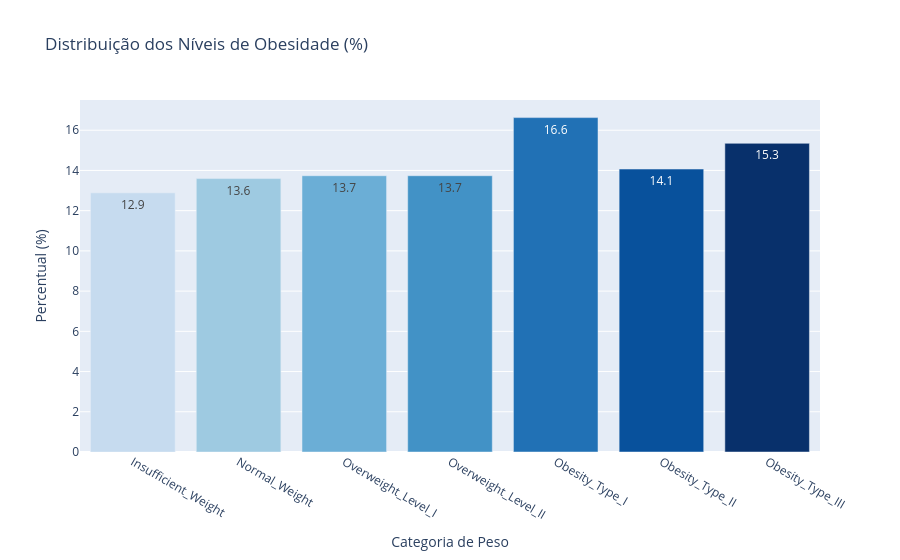

Notebook cell for this chart:
### Markdown cell above
### Distribuição dos Níveis de Obesidade (%)

### Code cell
# =======================================================
# GRÁFICO Distribuição de Obesidade em Percentual
# =======================================================
# Calculando a porcentagem real antes de plotar
df_pct = obesidade['Obesity'].value_counts(normalize=True).reset_index()
df_pct.columns = ['Obesity', 'Percentual']
df_pct['Percentual'] = df_pct['Percentual'] * 100

fig_dist = px.bar(
    df_pct, 
    x='Obesity', 
    y='Percentual', 
    color='Obesity',
    color_discrete_map=mapa_cores,
    category_orders={'Obesity': ordem_peso},
    text_auto='.1f',
    title='Distribuição dos Níveis de Obesidade (%)'
)
fig_dist.update_layout(showlegend=False, xaxis_title='Categoria de Peso', yaxis_title='Percentual (%)')
fig_dist.show()

### Figure 1 — Plotly figure (JSON) as saved in the notebook; plotly's stock layout.template omitted (floating-point values rounded to 4 significant figures)
{"data": [{"hovertemplate": "Obesity=%{x}<br>Percentual=%{y}<extra></extra>", "legendgroup": "Insufficient_Weight", "marker": {"color": "#c6dbef", "pattern": {"shape": ""}}, "name": "Insufficient_Weight", "orientation": "v", "showlegend": true, "textposition": "auto", "texttemplate": "%{y:.1f}", "type": "bar", "x": ["Insufficient_Weight"], "xaxis": "x", "y": [12.88], "yaxis": "y"}, {"hovertemplate": "Obesity=%{x}<br>Percentual=%{y}<extra></extra>", "legendgroup": "Normal_Weight", "marker": {"color": "#9ecae1", "pattern": {"shape": ""}}, "name": "Normal_Weight", "orientation": "v", "showlegend": true, "textposition": "auto", "texttemplate": "%{y:.1f}", "type": "bar", "x": ["Normal_Weight"], "xaxis": "x", "y": [13.6], "yaxis": "y"}, {"hovertemplate": "Obesity=%{x}<br>Percentual=%{y}<extra></extra>", "legendgroup": "Overweight_Level_I", "marker": {"color": "#6baed6", "pattern": {"shape": ""}}, "name": "Overweight_Level_I", "orientation": "v", "showlegend": true, "textposition": "auto", "texttemplate": "%{y:.1f}", "type": "bar", "x": ["Overweight_Level_I"], "xaxis": "x", "y": [13.74], "yaxis": "y"}, {"hovertemplate": "Obesity=%{x}<br>Percentual=%{y}<extra></extra>", "legendgroup": "Overweight_Level_II", "marker": {"color": "#4292c6", "pattern": {"shape": ""}}, "name": "Overweight_Level_II", "orientation": "v", "showlegend": true, "textposition": "auto", "texttemplate": "%{y:.1f}", "type": "bar", "x": ["Overweight_Level_II"], "xaxis": "x", "y": [13.74], "yaxis": "y"}, {"hovertemplate": "Obesity=%{x}<br>Percentual=%{y}<extra></extra>", "legendgroup": "Obesity_Type_I", "marker": {"color": "#2171b5", "pattern": {"shape": ""}}, "name": "Obesity_Type_I", "orientation": "v", "showlegend": true, "textposition": "auto", "texttemplate": "%{y:.1f}", "type": "bar", "x": ["Obesity_Type_I"], "xaxis": "x", "y": [16.63], "yaxis": "y"}, {"hovertemplate": "Obesity=%{x}<br>Percentual=%{y}<extra></extra>", "legendgroup": "Obesity_Type_II", "marker": {"color": "#08519c", "pattern": {"shape": ""}}, "name": "Obesity_Type_II", "orientation": "v", "showlegend": true, "textposition": "auto", "texttemplate": "%{y:.1f}", "type": "bar", "x": ["Obesity_Type_II"], "xaxis": "x", "y": [14.07], "yaxis": "y"}, {"hovertemplate": "Obesity=%{x}<br>Percentual=%{y}<extra></extra>", "legendgroup": "Obesity_Type_III", "marker": {"color": "#08306b", "pattern": {"shape": ""}}, "name": "Obesity_Type_III", "orientation": "v", "showlegend": true, "textposition": "auto", "texttemplate": "%{y:.1f}", "type": "bar", "x": ["Obesity_Type_III"], "xaxis": "x", "y": [15.35], "yaxis": "y"}], "layout": {"barmode": "relative", "legend": {"title": {"text": "Obesity"}, "tracegroupgap": 0}, "showlegend": false, "title": {"text": "Distribuição dos Níveis de Obesidade (%)"}, "xaxis": {"anchor": "y", "categoryarray": ["Insufficient_Weight", "Normal_Weight", "Overweight_Level_I", "Overweight_Level_II", "Obesity_Type_I", "Obesity_Type_II", "Obesity_Type_III"], "categoryorder": "array", "domain": [0, 1], "title": {"text": "Categoria de Peso"}}, "yaxis": {"anchor": "x", "domain": [0, 1], "title": {"text": "Percentual (%)"}}}}
